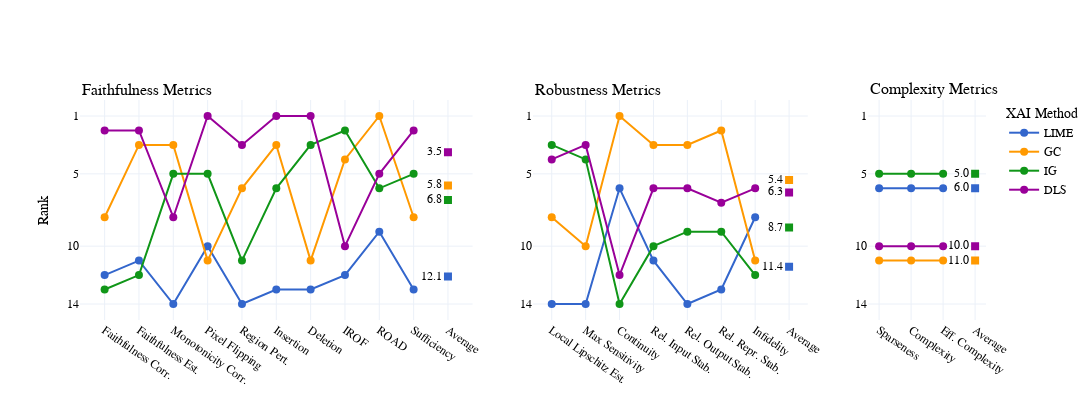

The notebook cell this image was saved under:
### Markdown cell above
### Metric differences Figure

### Code cell
import plotly.graph_objects as go
import plotly.express as px
from plotly.subplots import make_subplots

colors = list(map(px.colors.qualitative.G10.__getitem__, [0,2,3,4]))
metrics_faith = [
    "Faithfulness Corr.",
    "Faithfulness Est.",
    "Monotonicity Corr.",
    "Pixel Flipping",
    "Region Pert.",
    "Insertion",
    "Deletion",
    "IROF",
    "ROAD",
    "Sufficiency",
]
metrics_robust = [
    "Local Lipschitz Est.",
    "Max Sensitivity",
    "Continuity",
    "Rel. Input Stab.",
    "Rel. Output Stab.",
    "Rel. Repr. Stab.",
    "Infidelity",
]
metrics_complex = ["Sparseness", "Complexity", "Eff. Complexity"]

methods = [1, 6, 9, 12]

fig = make_subplots(
    rows=1,
    cols=3,
    subplot_titles=["Faithfulness Metrics", "Robustness Metrics", "Complexity Metrics"],
    column_widths=[0.5, 0.35, 0.15],
    shared_yaxes=True,
)

df_table = pd.DataFrame(arr_ranking[0, 0, :, :10])
df_table.index = [
    "OC",
    "LIME",
    "KS",
    "VG",
    "IxG",
    "GB",
    "GC",
    "SC",
    "C+",
    "IG",
    "EG",
    "DL",
    "DLS",
    "LRP",
]

faith = df_table.iloc[methods, :].transpose()

df_table = pd.DataFrame(arr_ranking[0, 0, :, 10:17])
robust = df_table.iloc[methods, :].transpose()

df_table = pd.DataFrame(arr_ranking[0, 0, :, 17:20])
complex = df_table.iloc[methods, :].transpose()


for i in range(len(faith.columns)):
    fig.add_trace(
        go.Scatter(
            x=metrics_faith,
            y=faith.iloc[:, i],
            mode="lines+markers",
            name=faith.columns[i],
            marker=dict(color=colors[i], size=8),
        ),
        col=1,
        row=1,
    )

    fig.add_trace(
        go.Scatter(
            x=["Average"],
            y=[np.mean(faith.iloc[:, i])],
            mode="markers+text",
            text=[str(np.mean(faith.iloc[:, i]))],
            textposition="middle left",
            showlegend=False,
            marker=dict(color=colors[i], size=8, symbol="square"),
        ),
        col=1,
        row=1,
    )

for i in range(len(robust.columns)):
    fig.add_trace(
        go.Scatter(
            x=metrics_robust,
            y=robust.iloc[:, i],
            mode="lines+markers",
            showlegend=False,
            marker=dict(color=colors[i], size=8),
        ),
        col=2,
        row=1,
    )

    fig.add_trace(
        go.Scatter(
            x=["Average"],
            y=[np.mean(robust.iloc[:, i]), 1],
            mode="markers+text",
            text=[str(np.round(np.mean(robust.iloc[:, i]), 1))],
            textposition="middle left",
            showlegend=False,
            marker=dict(color=colors[i], size=8, symbol="square"),
        ),
        col=2,
        row=1,
    )

for i in range(len(complex.columns)):
    fig.add_trace(
        go.Scatter(
            x=metrics_complex,
            y=complex.iloc[:, i],
            mode="lines+markers",
            showlegend=False,
            marker=dict(color=colors[i], size=8),
        ),
        col=3,
        row=1,
    )

    fig.add_trace(
        go.Scatter(
            x=["Average"],
            y=[np.mean(complex.iloc[:, i])],
            mode="markers+text",
            text=[str(np.round(np.mean(complex.iloc[:, i])))],
            textposition="middle left",
            showlegend=False,
            marker=dict(color=colors[i], size=8, symbol="square"),
        ),
        col=3,
        row=1,
    )

fig.update_yaxes(
    autorange="reversed",
    range=[1, 14],
    tickvals=[1, 5, 10, 14],
    zeroline=False,
    showticklabels=True,
)

fig.update_yaxes(title="Rank", col = 1, row = 1)

fig.update_xaxes(tickangle=35)

fig.update_layout(
    height=400,
    width=1500,
    legend_title_text="XAI Method",
    template="plotly_white",
    font=dict(
        family="Helvetica",
        color="#000000",
        size = 12,
    ),
    title_font=dict(
        family="Helvetica",
        color="#000000",
        size = 12
    ),
)

fig = left_align_facet_plot_titles(fig)
fig.write_image(os.getcwd().split("src")[0] + "data/figures/meta_eval_example.png", scale=2)
fig.show()

### Figure 1 — Plotly figure (JSON) as saved in the notebook; plotly's stock layout.template omitted (floating-point values rounded to 4 significant figures)
{"data": [{"marker": {"color": "#3366CC", "size": 8}, "mode": "lines+markers", "name": "LIME", "type": "scatter", "x": ["Faithfulness Corr.", "Faithfulness Est.", "Monotonicity Corr.", "Pixel Flipping", "Region Pert.", "Insertion", "Deletion", "IROF", "ROAD", "Sufficiency"], "xaxis": "x", "y": [12, 11, 14, 10, 14, 13, 13, 12, 9, 13], "yaxis": "y"}, {"marker": {"color": "#3366CC", "size": 8, "symbol": "square"}, "mode": "markers+text", "showlegend": false, "text": ["12.1"], "textposition": "middle left", "type": "scatter", "x": ["Average"], "xaxis": "x", "y": [12.1], "yaxis": "y"}, {"marker": {"color": "#FF9900", "size": 8}, "mode": "lines+markers", "name": "GC", "type": "scatter", "x": ["Faithfulness Corr.", "Faithfulness Est.", "Monotonicity Corr.", "Pixel Flipping", "Region Pert.", "Insertion", "Deletion", "IROF", "ROAD", "Sufficiency"], "xaxis": "x", "y": [8, 3, 3, 11, 6, 3, 11, 4, 1, 8], "yaxis": "y"}, {"marker": {"color": "#FF9900", "size": 8, "symbol": "square"}, "mode": "markers+text", "showlegend": false, "text": ["5.8"], "textposition": "middle left", "type": "scatter", "x": ["Average"], "xaxis": "x", "y": [5.8], "yaxis": "y"}, {"marker": {"color": "#109618", "size": 8}, "mode": "lines+markers", "name": "IG", "type": "scatter", "x": ["Faithfulness Corr.", "Faithfulness Est.", "Monotonicity Corr.", "Pixel Flipping", "Region Pert.", "Insertion", "Deletion", "IROF", "ROAD", "Sufficiency"], "xaxis": "x", "y": [13, 12, 5, 5, 11, 6, 3, 2, 6, 5], "yaxis": "y"}, {"marker": {"color": "#109618", "size": 8, "symbol": "square"}, "mode": "markers+text", "showlegend": false, "text": ["6.8"], "textposition": "middle left", "type": "scatter", "x": ["Average"], "xaxis": "x", "y": [6.8], "yaxis": "y"}, {"marker": {"color": "#990099", "size": 8}, "mode": "lines+markers", "name": "DLS", "type": "scatter", "x": ["Faithfulness Corr.", "Faithfulness Est.", "Monotonicity Corr.", "Pixel Flipping", "Region Pert.", "Insertion", "Deletion", "IROF", "ROAD", "Sufficiency"], "xaxis": "x", "y": [2, 2, 8, 1, 3, 1, 1, 10, 5, 2], "yaxis": "y"}, {"marker": {"color": "#990099", "size": 8, "symbol": "square"}, "mode": "markers+text", "showlegend": false, "text": ["3.5"], "textposition": "middle left", "type": "scatter", "x": ["Average"], "xaxis": "x", "y": [3.5], "yaxis": "y"}, {"marker": {"color": "#3366CC", "size": 8}, "mode": "lines+markers", "showlegend": false, "type": "scatter", "x": ["Local Lipschitz Est.", "Max Sensitivity", "Continuity", "Rel. Input Stab.", "Rel. Output Stab.", "Rel. Repr. Stab.", "Infidelity"], "xaxis": "x2", "y": [14, 14, 6, 11, 14, 13, 8], "yaxis": "y2"}, {"marker": {"color": "#3366CC", "size": 8, "symbol": "square"}, "mode": "markers+text", "showlegend": false, "text": ["11.4"], "textposition": "middle left", "type": "scatter", "x": ["Average"], "xaxis": "x2", "y": [11.43, 1], "yaxis": "y2"}, {"marker": {"color": "#FF9900", "size": 8}, "mode": "lines+markers", "showlegend": false, "type": "scatter", "x": ["Local Lipschitz Est.", "Max Sensitivity", "Continuity", "Rel. Input Stab.", "Rel. Output Stab.", "Rel. Repr. Stab.", "Infidelity"], "xaxis": "x2", "y": [8, 10, 1, 3, 3, 2, 11], "yaxis": "y2"}, {"marker": {"color": "#FF9900", "size": 8, "symbol": "square"}, "mode": "markers+text", "showlegend": false, "text": ["5.4"], "textposition": "middle left", "type": "scatter", "x": ["Average"], "xaxis": "x2", "y": [5.429, 1], "yaxis": "y2"}, {"marker": {"color": "#109618", "size": 8}, "mode": "lines+markers", "showlegend": false, "type": "scatter", "x": ["Local Lipschitz Est.", "Max Sensitivity", "Continuity", "Rel. Input Stab.", "Rel. Output Stab.", "Rel. Repr. Stab.", "Infidelity"], "xaxis": "x2", "y": [3, 4, 14, 10, 9, 9, 12], "yaxis": "y2"}, {"marker": {"color": "#109618", "size": 8, "symbol": "square"}, "mode": "markers+text", "showlegend": false, "text": ["8.7"], "textposition": "middle left", "type": "scatter", "x": ["Average"], "xaxis": "x2", "y": [8.714, 1], "yaxis": "y2"}, {"marker": {"color": "#990099", "size": 8}, "mode": "lines+markers", "showlegend": false, "type": "scatter", "x": ["Local Lipschitz Est.", "Max Sensitivity", "Continuity", "Rel. Input Stab.", "Rel. Output Stab.", "Rel. Repr. Stab.", "Infidelity"], "xaxis": "x2", "y": [4, 3, 12, 6, 6, 7, 6], "yaxis": "y2"}, {"marker": {"color": "#990099", "size": 8, "symbol": "square"}, "mode": "markers+text", "showlegend": false, "text": ["6.3"], "textposition": "middle left", "type": "scatter", "x": ["Average"], "xaxis": "x2", "y": [6.286, 1], "yaxis": "y2"}, {"marker": {"color": "#3366CC", "size": 8}, "mode": "lines+markers", "showlegend": false, "type": "scatter", "x": ["Sparseness", "Complexity", "Eff. Complexity"], "xaxis": "x3", "y": [6, 6, 6], "yaxis": "y3"}, {"marker": {"color": "#3366CC", "size": 8, "symbol": "square"}, "mode": "markers+text", "showlegend": false, "text": ["6.0"], "textposition": "middle left", "type": "scatter", "x": ["Average"], "xaxis": "x3", "y": [6], "yaxis": "y3"}, {"marker": {"color": "#FF9900", "size": 8}, "mode": "lines+markers", "showlegend": false, "type": "scatter", "x": ["Sparseness", "Complexity", "Eff. Complexity"], "xaxis": "x3", "y": [11, 11, 11], "yaxis": "y3"}, {"marker": {"color": "#FF9900", "size": 8, "symbol": "square"}, "mode": "markers+text", "showlegend": false, "text": ["11.0"], "textposition": "middle left", "type": "scatter", "x": ["Average"], "xaxis": "x3", "y": [11], "yaxis": "y3"}, {"marker": {"color": "#109618", "size": 8}, "mode": "lines+markers", "showlegend": false, "type": "scatter", "x": ["Sparseness", "Complexity", "Eff. Complexity"], "xaxis": "x3", "y": [5, 5, 5], "yaxis": "y3"}, {"marker": {"color": "#109618", "size": 8, "symbol": "square"}, "mode": "markers+text", "showlegend": false, "text": ["5.0"], "textposition": "middle left", "type": "scatter", "x": ["Average"], "xaxis": "x3", "y": [5], "yaxis": "y3"}, {"marker": {"color": "#990099", "size": 8}, "mode": "lines+markers", "showlegend": false, "type": "scatter", "x": ["Sparseness", "Complexity", "Eff. Complexity"], "xaxis": "x3", "y": [10, 10, 10], "yaxis": "y3"}, {"marker": {"color": "#990099", "size": 8, "symbol": "square"}, "mode": "markers+text", "showlegend": false, "text": ["10.0"], "textposition": "middle left", "type": "scatter", "x": ["Average"], "xaxis": "x3", "y": [10], "yaxis": "y3"}], "layout": {"annotations": [{"font": {"size": 16}, "showarrow": false, "text": "Faithfulness Metrics", "x": 0, "xanchor": "left", "xref": "paper", "y": 1, "yanchor": "bottom", "yref": "paper"}, {"font": {"size": 16}, "showarrow": false, "text": "Robustness Metrics", "x": 0.5, "xanchor": "left", "xref": "paper", "y": 1, "yanchor": "bottom", "yref": "paper"}, {"font": {"size": 16}, "showarrow": false, "text": "Complexity Metrics", "x": 0.87, "xanchor": "left", "xref": "paper", "y": 1, "yanchor": "bottom", "yref": "paper"}], "font": {"color": "#000000", "family": "Helvetica", "size": 12}, "height": 400, "legend": {"title": {"text": "XAI Method"}}, "title": {"font": {"color": "#000000", "family": "Helvetica", "size": 12}}, "width": 1500, "xaxis": {"anchor": "y", "domain": [0, 0.4333], "tickangle": 35}, "xaxis2": {"anchor": "y2", "domain": [0.5, 0.8033], "tickangle": 35}, "xaxis3": {"anchor": "y3", "domain": [0.87, 1], "tickangle": 35}, "yaxis": {"anchor": "x", "autorange": "reversed", "domain": [0, 1], "range": [1, 14], "showticklabels": true, "tickvals": [1, 5, 10, 14], "title": {"text": "Rank"}, "zeroline": false}, "yaxis2": {"anchor": "x2", "autorange": "reversed", "domain": [0, 1], "matches": "y", "range": [1, 14], "showticklabels": true, "tickvals": [1, 5, 10, 14], "zeroline": false}, "yaxis3": {"anchor": "x3", "autorange": "reversed", "domain": [0, 1], "matches": "y", "range": [1, 14], "showticklabels": true, "tickvals": [1, 5, 10, 14], "zeroline": false}}}
